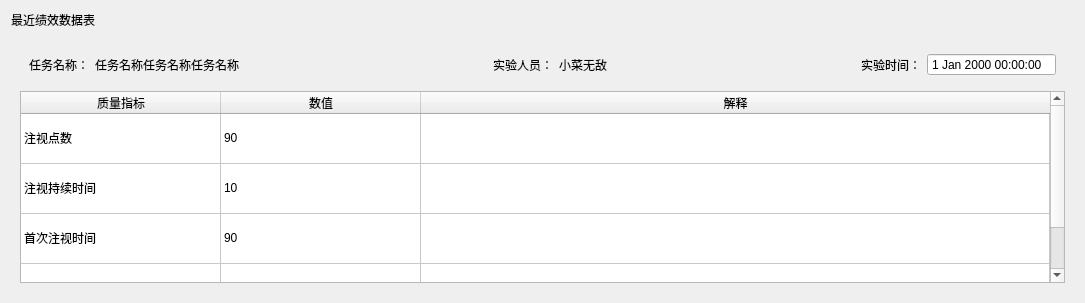
                <widget class="QWidget" name="page_3">
                 <layout class="QVBoxLayout" name="verticalLayout_6">
                  <item>
                   <widget class="QLabel" name="label_11">
                    <property name="text">
                     <string>最近绩效数据表</string>
                    </property>
                   </widget>
                  </item>
                  <item>
                   <widget class="QWidget" name="widget_9" native="true">
                    <layout class="QVBoxLayout" name="verticalLayout_7">
                     <item>
                      <widget class="QWidget" name="widget_10" native="true">
                       <layout class="QHBoxLayout" name="horizontalLayout_7">
                        <item>
                         <widget class="QLabel" name="label_12">
                          <property name="text">
                           <string>任务名称：</string>
                          </property>
                         </widget>
                        </item>
                        <item>
                         <widget class="QLabel" name="label_13">
                          <property name="text">
                           <string>任务名称任务名称任务名称</string>
                          </property>
                         </widget>
                        </item>
                        <item>
                         <spacer name="horizontalSpacer_6">
                          <property name="orientation">
                           <enum>Qt::Orientation::Horizontal</enum>
                          </property>
                          <property name="sizeHint" stdset="0">
                           <size>
                            <width>248</width>
                            <height>20</height>
                           </size>
                          </property>
                         </spacer>
                        </item>
                        <item>
                         <widget class="QLabel" name="label_14">
                          <property name="text">
                           <string>实验人员：</string>
                          </property>
                         </widget>
                        </item>
                        <item>
                         <widget class="QLabel" name="label_15">
                          <property name="text">
                           <string>小菜无敌</string>
                          </property>
                         </widget>
                        </item>
                        <item>
                         <spacer name="horizontalSpacer_7">
                          <property name="orientation">
                           <enum>Qt::Orientation::Horizontal</enum>
                          </property>
                          <property name="sizeHint" stdset="0">
                           <size>
                            <width>248</width>
                            <height>20</height>
                           </size>
                          </property>
                         </spacer>
                        </item>
                        <item>
                         <widget class="QLabel" name="label_16">
                          <property name="text">
                           <string>实验时间：</string>
                          </property>
                         </widget>
                        </item>
                        <item>
                         <widget class="QDateTimeEdit" name="dateTimeEdit_2">
                          <property name="buttonSymbols">
                           <enum>QAbstractSpinBox::ButtonSymbols::NoButtons</enum>
                          </property>
                         </widget>
                        </item>
                       </layout>
                      </widget>
                     </item>
                     <item>
                      <widget class="QTableWidget" name="tableWidget_3">
                       <property name="frameShape">
                        <enum>QFrame::Shape::StyledPanel</enum>
                       </property>
                       <property name="frameShadow">
                        <enum>QFrame::Shadow::Plain</enum>
                       </property>
                       <attribute name="horizontalHeaderDefaultSectionSize">
                        <number>200</number>
                       </attribute>
                       <attribute name="horizontalHeaderStretchLastSection">
                        <bool>true</bool>
                       </attribute>
                       <attribute name="verticalHeaderVisible">
                        <bool>false</bool>
                       </attribute>
                       <attribute name="verticalHeaderMinimumSectionSize">
                        <number>50</number>
                       </attribute>
                       <attribute name="verticalHeaderDefaultSectionSize">
                        <number>50</number>
                       </attribute>
                       <row>
                        <property name="text">
                         <string>总操作时间（S）</string>
                        </property>
                       </row>
                       <row>
                        <property name="text">
                         <string>操作失误率（%）</string>
                        </property>
                       </row>
                       <row>
                        <property name="text">
                         <string>首次注视时间（S）</string>
                        </property>
                       </row>
                       <row>
                        <property name="text">
                         <string>任务成功率（%）</string>
                        </property>
                       </row>
                       <column>
                        <property name="text">
                         <string>质量指标</string>
                        </property>
                       </column>
                       <column>
                        <property name="text">
                         <string>数值</string>
                        </property>
                       </column>
                       <column>
                        <property name="text">
                         <string>解释</string>
                        </property>
                       </column>
                       <item row="0" column="0">
                        <property name="text">
                         <string>注视点数</string>
                        </property>
                       </item>
                       <item row="0" column="1">
                        <property name="text">
                         <string>90</string>
                        </property>
                       </item>
                       <item row="0" column="2">
                        <property name="text">
                         <string/>
                        </property>
                       </item>
                       <item row="1" column="0">
                        <property name="text">
                         <string>注视持续时间</string>
                        </property>
                       </item>
                       <item row="1" column="1">
                        <property name="text">
                         <string>10</string>
                        </property>
                       </item>
                       <item row="2" column="0">
                        <property name="text">
                         <string>首次注视时间</string>
                        </property>
                       </item>
                       <item row="2" column="1">
                        <property name="text">
                         <string>90</string>
                        </property>
                       </item>
                       <item row="3" column="0">
                        <property name="text">
                         <string>累计注视时间</string>
                        </property>
                       </item>
                       <item row="3" column="1">
                        <property name="text">
                         <string>90</string>
                        </property>
                       </item>
                      </widget>
                     </item>
                    </layout>
                   </widget>
                  </item>
                 </layout>
                </widget>
